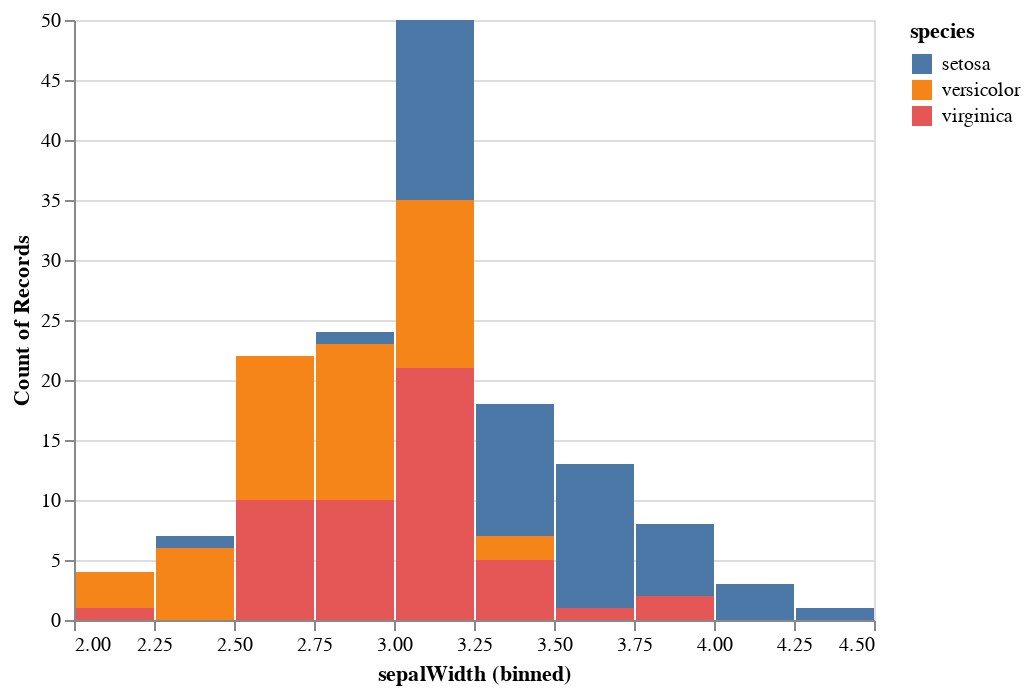

The notebook cell this image was saved under:
### Code cell
# let's take a quick look at the data for intuition
alt.Chart(iris_df).mark_bar().encode(
    x=alt.X("sepalWidth", bin=alt.Bin(step=0.25)),
    y="count(sepalWidth)",
    color="species"
)

### Figure 1 — Vega-Lite specification as saved in the notebook (floating-point values rounded to 4 significant figures; data arrays with more than 128 entries replaced by an {"elided": "..."} marker saying what was removed)
{"config": {"view": {"continuousWidth": 400, "continuousHeight": 300}}, "data": {"name": "data-a264acbd6e539a8b3afc0cb5f240fb57"}, "mark": "bar", "encoding": {"color": {"type": "nominal", "field": "species"}, "x": {"type": "quantitative", "bin": {"step": 0.25}, "field": "sepalWidth"}, "y": {"type": "quantitative", "aggregate": "count", "field": "sepalWidth"}}, "$schema": "https://vega.github.io/schema/vega-lite/v4.8.1.json", "datasets": {"data-a264acbd6e539a8b3afc0cb5f240fb57": {"elided": "150 records"}}}
